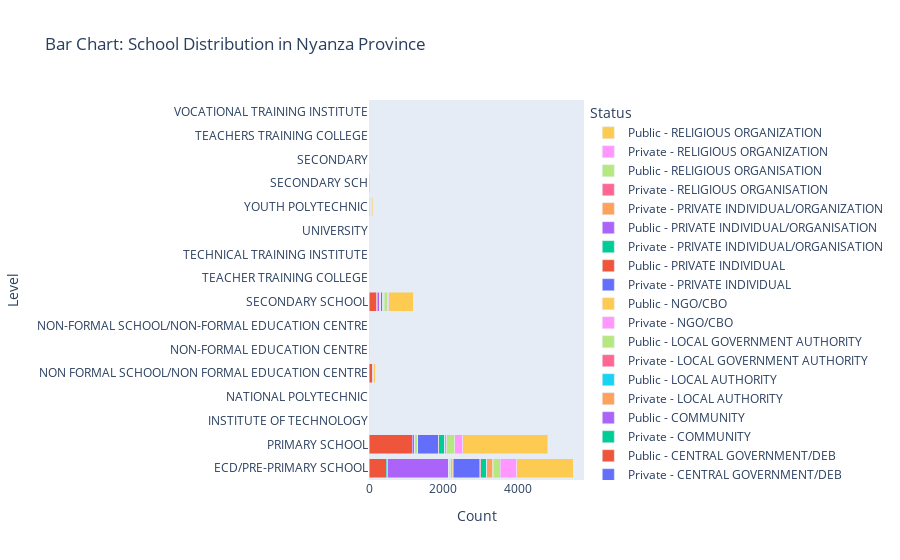

The cell this chart's notebook holds for it:
### Code cell
priv_grouped = priv.groupby(['Level', 'Sponsor']).size().reset_index(name='Count')
pub_grouped = pub.groupby(['Level', 'Sponsor']).size().reset_index(name='Count')

unique_sponsors = priv_grouped['Sponsor'].unique()

fig = go.Figure()

for sponsor in unique_sponsors:
    priv_data = priv_grouped[priv_grouped['Sponsor'] == sponsor]
    pub_data = pub_grouped[pub_grouped['Sponsor'] == sponsor]

    fig.add_trace(go.Bar(
        x=priv_data['Count'],
        y=priv_data['Level'],
        name=f'Private - {sponsor}',
        orientation='h'
    ))

    fig.add_trace(go.Bar(
        x=pub_data['Count'],
        y=pub_data['Level'],
        name=f'Public - {sponsor}',
        orientation='h'
    ))

fig.update_layout(
    barmode='stack',
    title='Bar Chart: School Distribution in Nyanza Province',
    xaxis_title='Count',
    yaxis_title='Level',
    legend_title='Status',
)

fig.show()

### Figure 1 — Plotly figure (JSON) as saved in the notebook; plotly's stock layout.template omitted (floating-point values rounded to 4 significant figures)
{"data": [{"name": "Private - CENTRAL GOVERNMENT/DEB", "orientation": "h", "type": "bar", "x": [3, 4], "y": ["ECD/PRE-PRIMARY SCHOOL", "PRIMARY SCHOOL"]}, {"name": "Public - CENTRAL GOVERNMENT/DEB", "orientation": "h", "type": "bar", "x": [458, 4, 1, 92, 2, 8, 1154, 214, 1, 3, 2, 26], "y": ["ECD/PRE-PRIMARY SCHOOL", "INSTITUTE OF TECHNOLOGY", "NATIONAL POLYTECHNIC", "NON FORMAL SCHOOL/NON FORMAL EDUCATION CENTRE", "NON-FORMAL EDUCATION CENTRE", "NON-FORMAL SCHOOL/NON-FORMAL EDUCATION CENTRE", "PRIMARY SCHOOL", "SECONDARY SCHOOL", "TEACHER TRAINING COLLEGE", "TECHNICAL TRAINING INSTITUTE", "UNIVERSITY", "YOUTH POLYTECHNIC"]}, {"name": "Private - COMMUNITY", "orientation": "h", "type": "bar", "x": [47, 2, 9, 5], "y": ["ECD/PRE-PRIMARY SCHOOL", "NON FORMAL SCHOOL/NON FORMAL EDUCATION CENTRE", "PRIMARY SCHOOL", "SECONDARY SCHOOL"]}, {"name": "Public - COMMUNITY", "orientation": "h", "type": "bar", "x": [1639, 9, 64, 1, 69, 1, 20], "y": ["ECD/PRE-PRIMARY SCHOOL", "NON FORMAL SCHOOL/NON FORMAL EDUCATION CENTRE", "PRIMARY SCHOOL", "SECONDARY SCH", "SECONDARY SCHOOL", "TECHNICAL TRAINING INSTITUTE", "YOUTH POLYTECHNIC"]}, {"name": "Private - LOCAL AUTHORITY", "orientation": "h", "type": "bar", "x": [1], "y": ["ECD/PRE-PRIMARY SCHOOL"]}, {"name": "Public - LOCAL AUTHORITY", "orientation": "h", "type": "bar", "x": [4, 4, 1], "y": ["ECD/PRE-PRIMARY SCHOOL", "PRIMARY SCHOOL", "SECONDARY SCHOOL"]}, {"name": "Private - LOCAL GOVERNMENT AUTHORITY", "orientation": "h", "type": "bar", "x": [5, 1], "y": ["ECD/PRE-PRIMARY SCHOOL", "PRIMARY SCHOOL"]}, {"name": "Public - LOCAL GOVERNMENT AUTHORITY", "orientation": "h", "type": "bar", "x": [50, 5, 57, 18, 1, 2], "y": ["ECD/PRE-PRIMARY SCHOOL", "NON FORMAL SCHOOL/NON FORMAL EDUCATION CENTRE", "PRIMARY SCHOOL", "SECONDARY SCHOOL", "TEACHER TRAINING COLLEGE", "YOUTH POLYTECHNIC"]}, {"name": "Private - NGO/CBO", "orientation": "h", "type": "bar", "x": [39, 2, 16, 5, 1, 2], "y": ["ECD/PRE-PRIMARY SCHOOL", "NON FORMAL SCHOOL/NON FORMAL EDUCATION CENTRE", "PRIMARY SCHOOL", "SECONDARY SCHOOL", "TECHNICAL TRAINING INSTITUTE", "YOUTH POLYTECHNIC"]}, {"name": "Public - NGO/CBO", "orientation": "h", "type": "bar", "x": [16, 7, 1, 1], "y": ["ECD/PRE-PRIMARY SCHOOL", "PRIMARY SCHOOL", "SECONDARY SCHOOL", "YOUTH POLYTECHNIC"]}, {"name": "Private - PRIVATE INDIVIDUAL", "orientation": "h", "type": "bar", "x": [710, 1, 546, 2, 59, 4], "y": ["ECD/PRE-PRIMARY SCHOOL", "NON FORMAL SCHOOL/NON FORMAL EDUCATION CENTRE", "PRIMARY SCHOOL", "SECONDARY SCH", "SECONDARY SCHOOL", "YOUTH POLYTECHNIC"]}, {"name": "Public - PRIVATE INDIVIDUAL", "orientation": "h", "type": "bar", "x": [33, 13, 3], "y": ["ECD/PRE-PRIMARY SCHOOL", "PRIMARY SCHOOL", "SECONDARY SCHOOL"]}, {"name": "Private - PRIVATE INDIVIDUAL/ORGANISATION", "orientation": "h", "type": "bar", "x": [169, 158, 1, 19, 3, 2], "y": ["ECD/PRE-PRIMARY SCHOOL", "PRIMARY SCHOOL", "SECONDARY", "SECONDARY SCHOOL", "TEACHER TRAINING COLLEGE", "YOUTH POLYTECHNIC"]}, {"name": "Public - PRIVATE INDIVIDUAL/ORGANISATION", "orientation": "h", "type": "bar", "x": [2, 3, 1], "y": ["ECD/PRE-PRIMARY SCHOOL", "PRIMARY SCHOOL", "SECONDARY SCHOOL"]}, {"name": "Private - PRIVATE INDIVIDUAL/ORGANIZATION", "orientation": "h", "type": "bar", "x": [150, 6, 43, 11, 1], "y": ["ECD/PRE-PRIMARY SCHOOL", "NON FORMAL SCHOOL/NON FORMAL EDUCATION CENTRE", "PRIMARY SCHOOL", "SECONDARY SCHOOL", "UNIVERSITY"]}, {"name": "Public - PRIVATE INDIVIDUAL/ORGANIZATION", "orientation": "h", "type": "bar", "x": [], "y": []}, {"name": "Private - RELIGIOUS ORGANISATION", "orientation": "h", "type": "bar", "x": [20, 16, 4, 2], "y": ["ECD/PRE-PRIMARY SCHOOL", "PRIMARY SCHOOL", "SECONDARY SCHOOL", "TEACHER TRAINING COLLEGE"]}, {"name": "Public - RELIGIOUS ORGANISATION", "orientation": "h", "type": "bar", "x": [181, 2, 210, 1, 95, 4], "y": ["ECD/PRE-PRIMARY SCHOOL", "NON-FORMAL SCHOOL/NON-FORMAL EDUCATION CENTRE", "PRIMARY SCHOOL", "SECONDARY", "SECONDARY SCHOOL", "YOUTH POLYTECHNIC"]}, {"name": "Private - RELIGIOUS ORGANIZATION", "orientation": "h", "type": "bar", "x": [444, 4, 3, 214, 2, 33, 1, 2, 5, 8], "y": ["ECD/PRE-PRIMARY SCHOOL", "NON FORMAL SCHOOL/NON FORMAL EDUCATION CENTRE", "NON-FORMAL EDUCATION CENTRE", "PRIMARY SCHOOL", "SECONDARY SCH", "SECONDARY SCHOOL", "TEACHER TRAINING COLLEGE", "TEACHERS TRAINING COLLEGE", "TECHNICAL TRAINING INSTITUTE", "YOUTH POLYTECHNIC"]}, {"name": "Public - RELIGIOUS ORGANIZATION", "orientation": "h", "type": "bar", "x": [1527, 48, 12, 2299, 24, 657, 2, 1, 3, 1, 26], "y": ["ECD/PRE-PRIMARY SCHOOL", "NON FORMAL SCHOOL/NON FORMAL EDUCATION CENTRE", "NON-FORMAL EDUCATION CENTRE", "PRIMARY SCHOOL", "SECONDARY SCH", "SECONDARY SCHOOL", "TEACHER TRAINING COLLEGE", "TEACHERS TRAINING COLLEGE", "TECHNICAL TRAINING INSTITUTE", "VOCATIONAL TRAINING INSTITUTE", "YOUTH POLYTECHNIC"]}], "layout": {"barmode": "stack", "legend": {"title": {"text": "Status"}}, "title": {"text": "Bar Chart: School Distribution in Nyanza Province"}, "xaxis": {"title": {"text": "Count"}}, "yaxis": {"title": {"text": "Level"}}}}
